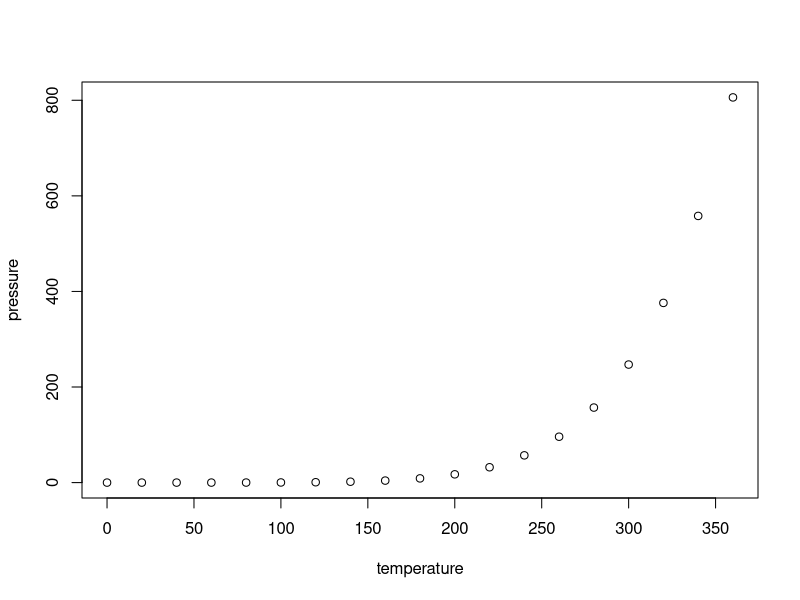
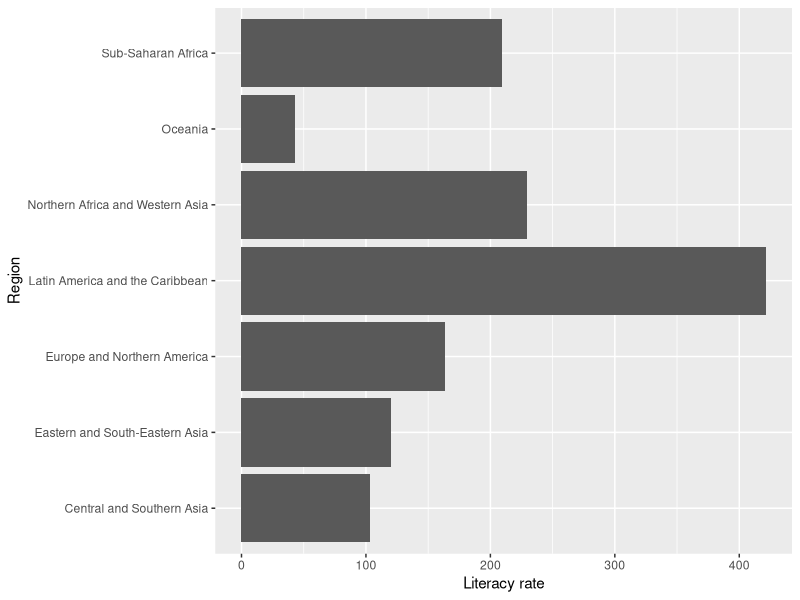
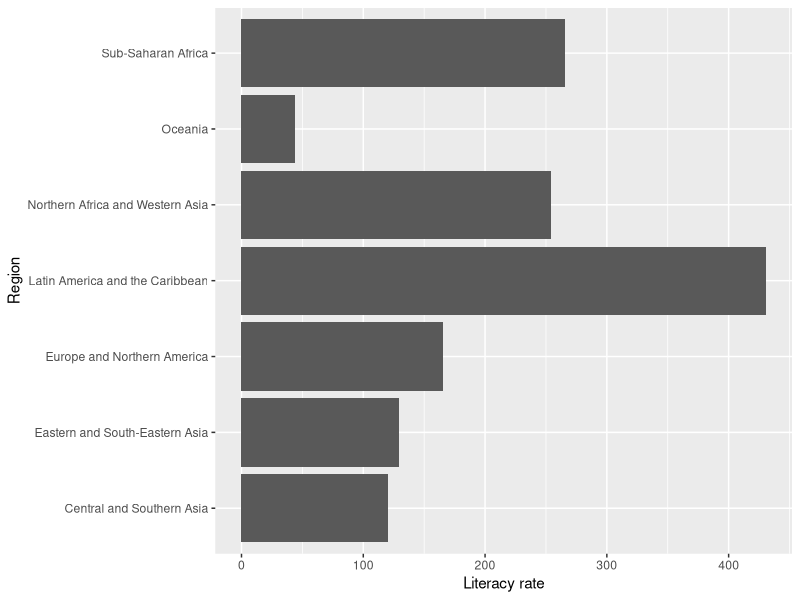
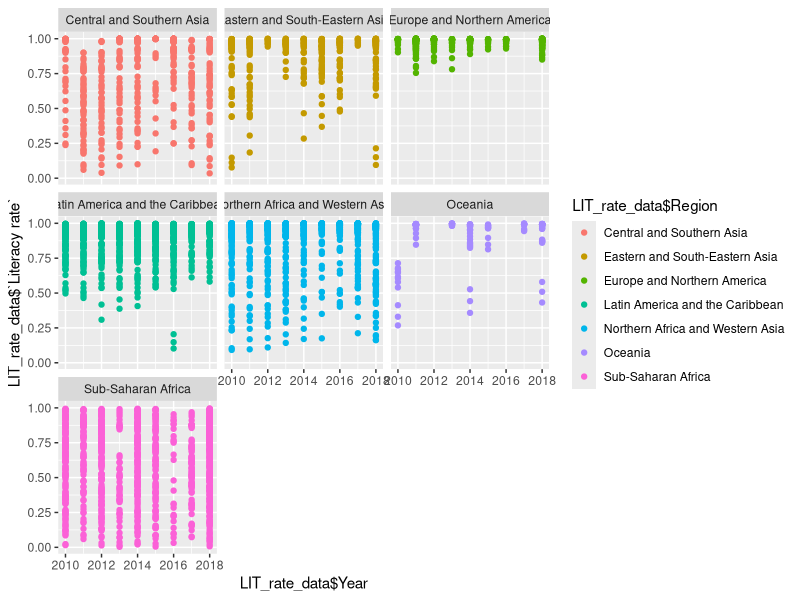
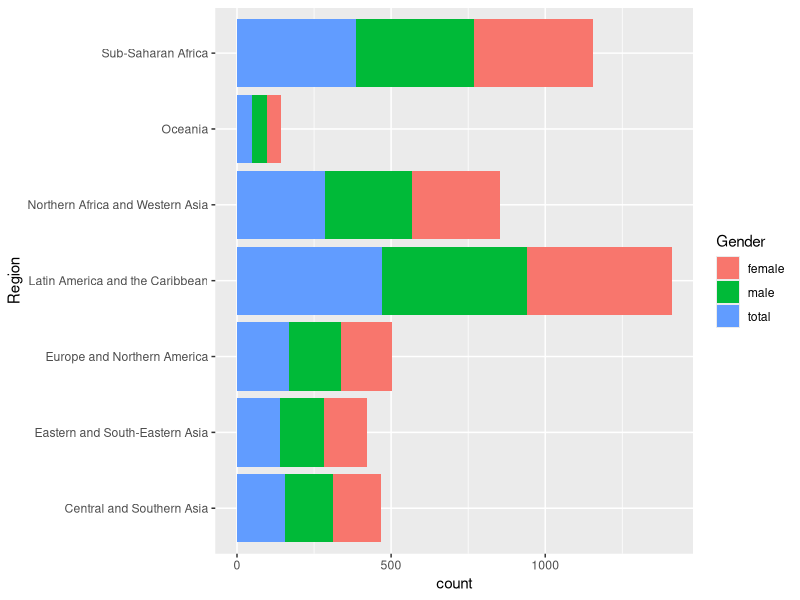
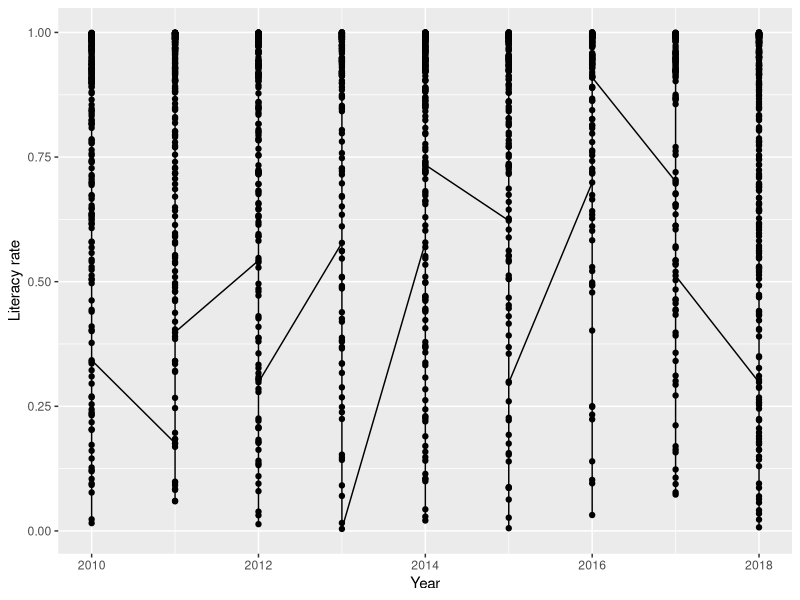

Here is the R script that generated these plots, in order:
## ---- chunk 1
knitr::opts_chunk$set(echo = TRUE)
## ---- chunk 2
summary(cars)
## ---- chunk 3
plot(pressure)
## ---- chunk 4
#using this for data manipulation
library(dplyr)
#using this to tidy up the data
library(tidyverse)
#using for visual data
library(ggplot2)


## ---- chunk 5
# Read CSV file from a subfolder

LITdata <- read_csv("Literacy/Adults_15YrsAndUp.csv")

LIT_rate_data <- read_csv("Literacy/Literacy rates.csv")


LITdata
LIT_rate_data

LIT_rate_data %>% arrange(desc(Year), desc(Country))

## ---- chunk 6
#Literacy rate Country Table
table(LIT_rate_data$Country)


# rate for female in each region
f <- LIT_rate_data %>% 
        filter(Gender == "female") %>% 
        ggplot(aes(x = Region, y = `Literacy rate`))

f + 
  geom_col() + 
  coord_flip() 

# rate for male in each region
m <- LIT_rate_data %>% 
        filter(Gender == "male") %>% 
        ggplot(aes(x = Region, y = `Literacy rate`))

m + 
  geom_col() + 
  coord_flip() 

## ---- chunk 7
p <- ggplot(LIT_rate_data, aes(x = LIT_rate_data$`Year`, y = LIT_rate_data$`Literacy rate`, color = LIT_rate_data$Region)) 
p <- p +  geom_point() +
  facet_wrap(~ Region)

p
## ---- chunk 8
ggplot(data = LIT_rate_data) + 
  geom_bar(mapping = aes(x = Region, fill = Gender))+ coord_flip()

## ---- chunk 9
ggplot(LIT_rate_data %>% filter(Gender == "female"), aes(x = Year, y = `Literacy rate`)) + geom_line() + geom_point()
## ---- chunk 10

## ---- chunk 11

## ---- chunk 12

## ---- chunk 13

## ---- chunk 14

## ---- chunk 15

## ---- chunk 16

## ---- chunk 17

## ---- chunk 18

## ---- chunk 19

